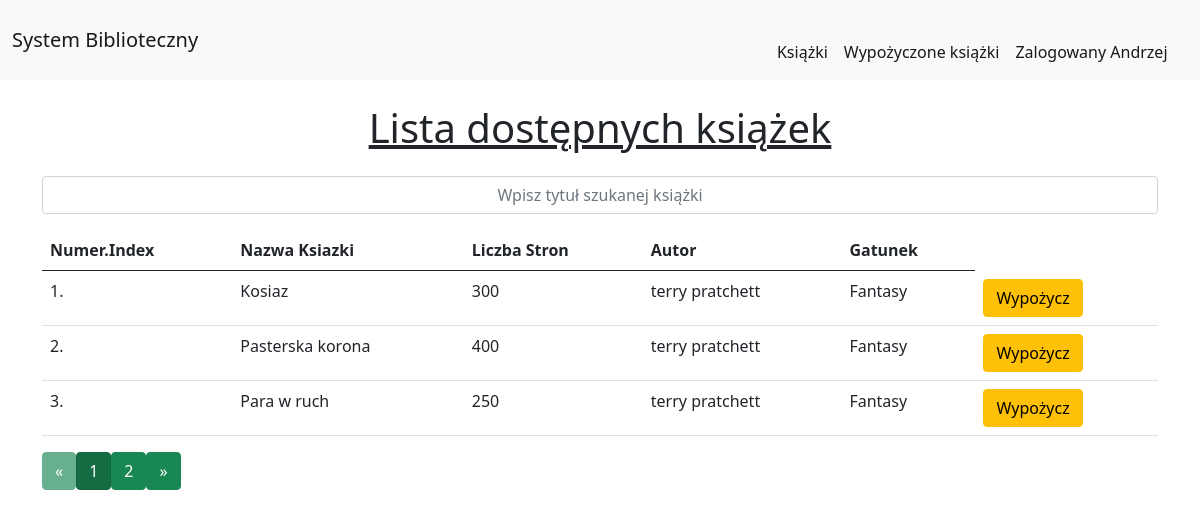
Screenshot of / (signed in) with the database file from the repository.
### Biblioteka/models.py (models this page shows, shortened)
class Books(models.Model):
    title = models.CharField(max_length=200)
    pages = models.IntegerField()
    author = models.ForeignKey(Author, on_delete=models.SET_NULL, null=True)
    genre = models.ForeignKey(Genre, on_delete=models.SET_NULL, null=True)
    class Meta:
        ordering = ['author']

class Author(models.Model):
    name = models.CharField(max_length=200)
    surname = models.CharField(max_length=200)
    def __str__(self):
        return str(self.name) + " " + str(self.surname)

class Genre(models.Model):
    name = models.CharField(max_length=200)
    def __str__(self):
        return str(self.name)

### Biblioteka/views.py (the view)
# urls.py: path("", views.index, name="index"),
def index(request):
    books = Books.objects.all()
    values = []
    page = request.GET.get('page', 1)
    paginator = Paginator(books, 3)
    try:
        books = paginator.page(page)
    except PageNotAnInteger:
        books = paginator.page(1)
    except EmptyPage:
        books = paginator.page(paginator.num_pages)
    for book in books:
        ask = Books.objects.filter(title=book.title).values('id')[0]['id']
        check = Borrowed.objects.filter(book=ask)
        check = len(check)
        if check != 0:
            ask = Books.objects.filter(title=book.title).values('id')[0]['id']
            values.append(ask)
    for val in values:
        books = books.exclude(id=val)
    return render(request, "index.html", {'books': books, 'values': values})

### Biblioteka/templates/index.html (shortened to what this page needs)
{% extends 'basic.html' %}
{% load static %}
{% block body %}
<div class="container mt-4">
    <h1 class="text-center"><u>Lista dostępnych książek</u></h1>
    <center><form method = "POST">{% csrf_token %}
        <div class="form-group col-md-12">
            <div class="row mt-4">
                <div class="input-group mb-3">
                    <input type="text" class="form-control text-center" id="searchBook" placeholder="Wpisz tytuł szukanej książki">
                </div>
            </div>
        </div>
    </form>
<div class="app-table">
    <table class="table table-hover">
        <thead>
            <tr>
                <th>Numer.Index</th>
                <th>Nazwa Ksiazki</th>
                <th>Liczba Stron</th>
                <th>Autor</th>
                <th>Gatunek</th>
            </tr>
        </thead>
        <tbody>
            {% for book in books %}
            <tr>
                <td>{{forloop.counter}}.</td>
                <td>{{book.title}}</td>
                <td>{{book.pages}}</td>
                <td>{{book.author}}</td>
                <td>{{book.genre}}</td>
                {% if user.is_authenticated %}
                    <td><a href="/rent_book/{{book.title}}/" class="btn btn-warning" >Wypożycz</a>
                {% endif %}
    {% endfor %}
        </tbody>
    </table>
</div>
{% if books.has_other_pages %}
  <ul class="pagination">
    {% if books.has_previous %}
      <li><a href="?page={{ books.previous_page_number }}" class="btn btn-success">&laquo;</a></li>
    {% else %}
      <li class="disabled btn btn-success"><span>&laquo;</span></li>
    {% endif %}
    {% for i in books.paginator.page_range %}
      {% if books.number == i %}
        <li class="active btn btn-success"><span>{{ i }} </span></li>
      {% else %}
        <li><a href="?page={{ i }}" class="btn btn-success">{{ i }}</a></li>
      {% endif %}
    {% endfor %}
    {% if books.has_next %}
      <li><a href="?page={{ books.next_page_number }}" class="btn btn-success">&raquo;</a></li>
    {% else %}
      <li class="disabled btn btn-success"><span>&raquo;</span></li>
    {% endif %}
  </ul>
{% endif %}
</div>
{% endblock %}

### Biblioteka/templates/basic.html (shortened to what this page needs)
<!doctype html>
<html lang="pl">
  <head>
    <link href="https://cdn.jsdelivr.net/npm/bootstrap@5.1.0/dist/css/bootstrap.min.css" rel="stylesheet">
  </head>
  <body>
    <nav class="navbar navbar-expand-lg navbar-expand-sm navbar-light bg-light sticky-top">
        <div class="container-fluid">
          <a class="navbar-brand" href="#">System Biblioteczny</a>
          <div class="" id="navbarSupportedContent">&nbsp;&nbsp;&nbsp;&nbsp;&nbsp;&nbsp;&nbsp;&nbsp;&nbsp;&nbsp;&nbsp;&nbsp;&nbsp;&nbsp;&nbsp;
            <ul class="navbar-nav me-auto mb-2 mb-lg-0">
              <li class="nav-item">
                <a class="nav-link active" aria-current="page" href="/">Książki</a>
              </li>
              <li class="nav-item">
                <a class="nav-link active" href="/view_borowed/">Wypożyczone książki</a>
              </li>
              {% if user.is_authenticated %}
              <li class="nav-item">
                <a class="nav-link active" href="/Logout/">Zalogowany {{user}}</a>
              </li>
              {% else %}
              <li class="nav-item">
                <a class="nav-link active" href="/Login/">Zaloguj</a>
              </li>
              {% endif %}
            </ul>
          </div>
        </div>
      </nav>
      {% block body %}
      {% endblock %}
  </body>
</html>

### rows the page displays
Books: title "Kosiaz", pages "300", author "terry pratchett", genre "Fantasy"
Books: title "Pasterska korona", pages "400", author "terry pratchett", genre "Fantasy"
Books: title "Para w ruch", pages "250", author "terry pratchett", genre "Fantasy"

### other values shown
{{ user }} "Andrzej"
{{ i }} "1"
{{ i }} "2"
